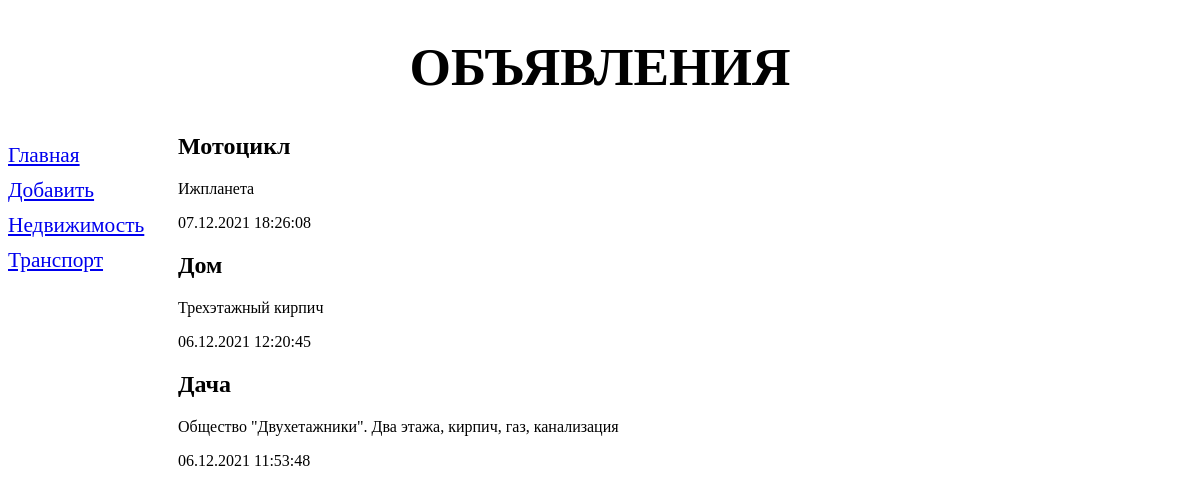
Page /bboard/ on the earlier database version.
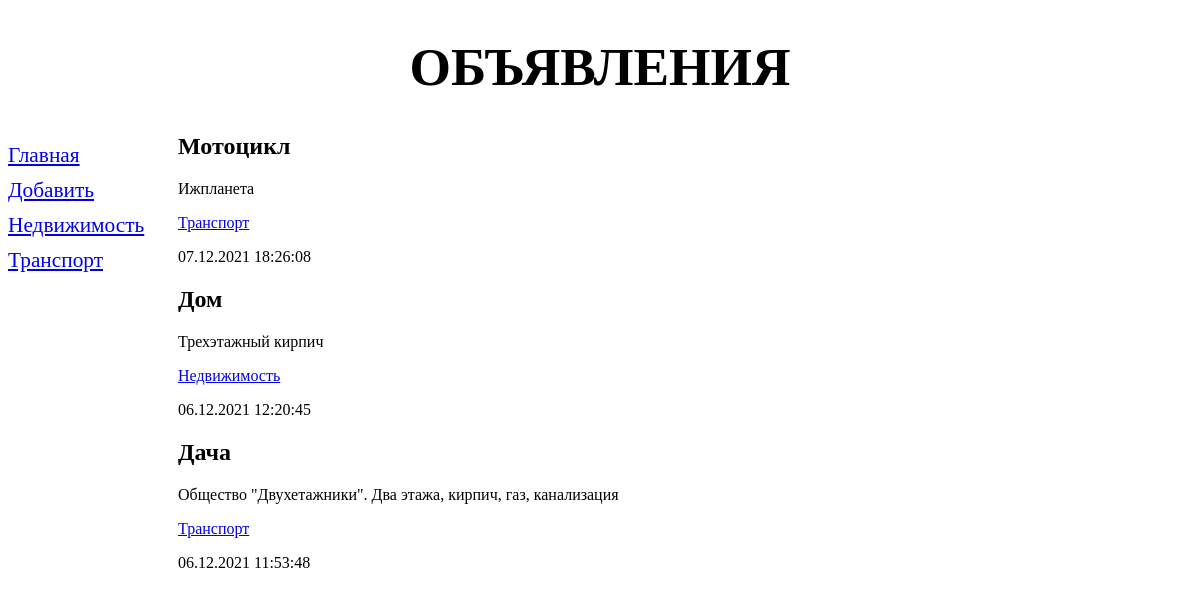
Same page on the later database version.
### bboard/models.py (models this page shows, shortened)
class Bb(models.Model):
    title = models.CharField(max_length=50, verbose_name='Товар')
    content = models.TextField(null=True, blank=True, verbose_name='Описание')
    price = models.FloatField(null=True, blank=True, verbose_name='Цена')
    published = models.DateTimeField(auto_now_add=True, db_index=True, verbose_name='Опубликовано')
    rubric = models.ForeignKey('Rubric', null=True, on_delete=models.PROTECT, verbose_name='Рубрика')
    class Meta:
        verbose_name_plural = 'Объявления'
        verbose_name = 'Объявление'
        ordering = ['-published']

class Rubric(models.Model):
    name = models.CharField(max_length=20, db_index=True, verbose_name='Название')
    class Meta:
        verbose_name_plural = 'Рубрики'
        verbose_name = 'Рубрика'
        ordering = ['name']

### bboard/views.py (the view)
# urls.py: path('', index, name='index'),
def index(request):
    bbs = Bb.objects.all()
    rubrics = Rubric.objects.all()
    contex = {'bbs':bbs, 'rubrics':rubrics}
    return render(request, 'bboard/index.html', contex)

### bboard/templates/bboard/index.html
{% extends "layout/basic.html" %}
{% block content %}
{% for bb in bbs %}
<div>
    <h2>
        {{ bb.title }}
    </h2>
    <p>{{ bb.content }}</p>
    <p>
        <a href="{% url 'by_rubric' bb.rubric.pk %}">{{ bb.rubric.name }}</a>
    </p>
    <p>{{ bb.published|date:"d.m.Y H:i:s" }}</p>
</div>
{% endfor %}
{% endblock %}

Differences in the rows shown:
changed Bb "Мотоцикл": rubric_id empty → 2 (drawn); rubric.name (not shown) → "Транспорт"
changed Bb "Дом": rubric_id empty → 1 (drawn); rubric.name (not shown) → "Недвижимость"
changed Bb "Дача": rubric_id empty → 2 (drawn); rubric.name (not shown) → "Транспорт"
